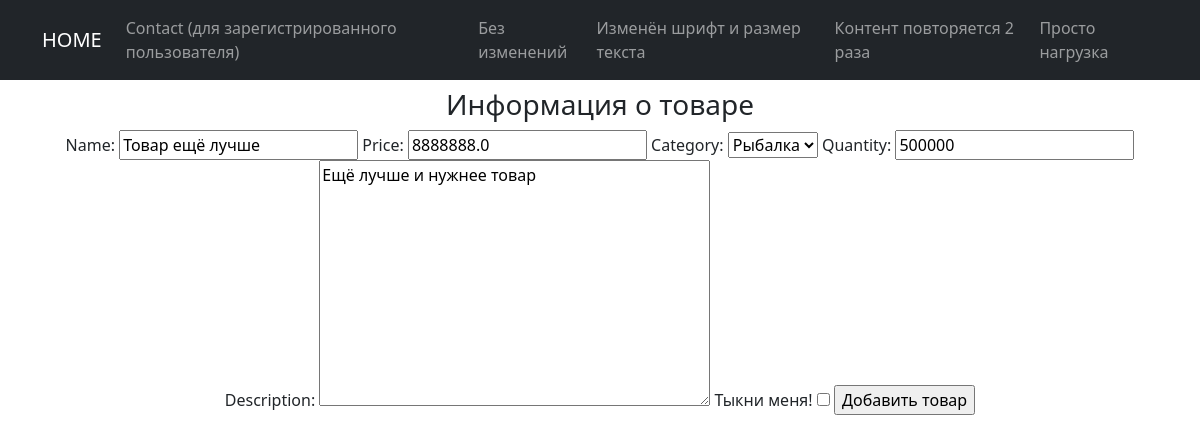
/products/create/5, run on the app's committed database.
### simpleapp/models.py (models this page shows, shortened)
class Product(models.Model):
    name = models.CharField(max_length=50, unique=True)
    description = models.TextField()
    quantity = models.IntegerField(validators=[MinValueValidator(0)])
    category = models.ForeignKey(to='Category', on_delete=models.CASCADE, related_name='products')
    price = models.FloatField(validators=[MinValueValidator(0.0)])

class Category(models.Model):
    name = models.CharField(max_length=50, unique=True)
    def __str__(self):
        return f'{self.name.title()}'

### simpleapp/views.py (the view)
# urls.py: path('create/<int:pk>', ProductUpdateView.as_view(), name='product_update'),
class ProductUpdateView(UpdateView):
    template_name = 'sample_app/product_create.html'
    form_class = ProductForm
    def get_object(self, **kwargs):
        id = self.kwargs.get('pk')
        return Product.objects.get(pk=id)

### simpleapp/forms.py
class ProductForm(ModelForm):
    chek_box = BooleanField(label='Тыкни меня!')
    class Meta:
        model = Product
        fields = ['name', 'price', 'category', 'quantity', 'description', 'chek_box']

### templates/sample_app/product_create.html (shortened to what this page needs)
{% extends 'flatpages/default.html' %}
{% block content %}
<h3>Информация о товаре</h3>
<form method="POST">
    {{ form }}
    <input type="submit" value="Добавить товар">
</form>
{% endblock content %}

### data on the page
Product: name "Товар ещё лучше", price "8888888.0", category "Рыбалка", quantity "500000", description "Ещё лучше и нужнее товар"
